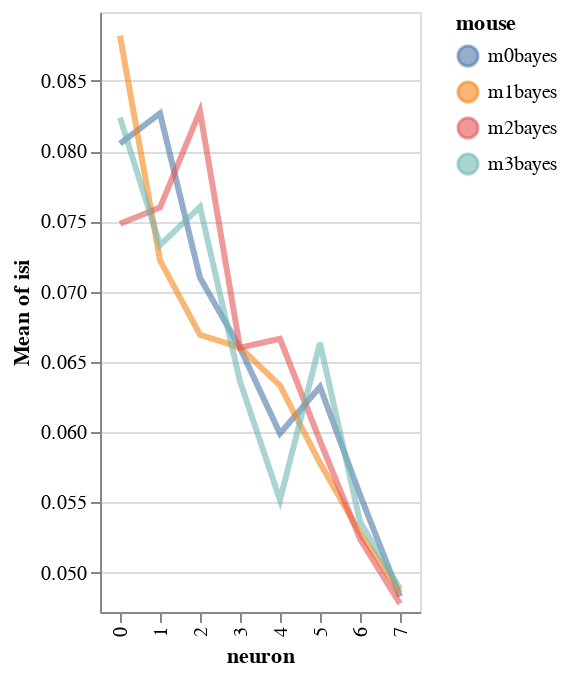

Write notebook code for a chart like this one.
### Markdown cell above
## Appendix: Elements of interactivity (WIP)

### Code cell
import altair as alt
y='isi'
color='mouse'
x='neuron'

base=alt.Chart(df).encode(
            x=x,
            color=f'{color}',
            y=alt.Y(f'mean({y})',
                    scale=alt.Scale(zero=False,
                                    domain=list(np.quantile(df[y], [.05, .95])))),
)
highlight = alt.selection(type='single', on='mouseover',
                          fields=[color], nearest=True)


lines=base.mark_line(clip=True, fill=None, opacity=.6, ).encode(
            size=alt.condition(~highlight, alt.value(1), alt.value(3))
        )
points = base.mark_circle().encode(
    opacity=alt.value(0),
    #axis=alt.Axis(labels=False, tickCount=0, title='')
).add_selection(
    highlight
)

lines+points

### Figure 1 — Vega-Lite specification as saved in the notebook (floating-point values rounded to 4 significant figures)
{"config": {"view": {"continuousWidth": 400, "continuousHeight": 300}}, "layer": [{"mark": {"type": "line", "clip": true, "fill": null, "opacity": 0.6}, "encoding": {"color": {"type": "nominal", "field": "mouse"}, "size": {"condition": {"value": 1, "selection": {"not": "selector001"}}, "value": 3}, "x": {"type": "nominal", "field": "neuron"}, "y": {"type": "quantitative", "aggregate": "mean", "field": "isi", "scale": {"domain": [0.0472, 0.0899], "zero": false}}}}, {"mark": "circle", "encoding": {"color": {"type": "nominal", "field": "mouse"}, "opacity": {"value": 0}, "x": {"type": "nominal", "field": "neuron"}, "y": {"type": "quantitative", "aggregate": "mean", "field": "isi", "scale": {"domain": [0.0472, 0.0899], "zero": false}}}, "selection": {"selector001": {"type": "single", "on": "mouseover", "fields": ["mouse"], "nearest": true}}}], "data": {"name": "data-3cbb7ec8b105a922507d0baf4f21a168"}, "$schema": "https://vega.github.io/schema/vega-lite/v4.8.1.json", "datasets": {"data-3cbb7ec8b105a922507d0baf4f21a168": [{"neuron_x_mouse": "m0bayes0", "i_trial": 0, "neuron": "0", "mouse_code": 0, "stim": 0, "neuron_code": 0, "mouse": "m0bayes", "log_firing_rate": 1.602, "Firing rate": 40.0, "firing_rate": 40.0, "i_spike": 36.0, "isi": 0.08925}, {"neuron_x_mouse": "m0bayes0", "i_trial": 0, "neuron": "0", "mouse_code": 0, "stim": 1, "neuron_code": 0, "mouse": "m0bayes", "log_firing_rate": 1.652, "Firing rate": 44.91, "firing_rate": 44.91, "i_spike": 47.0, "isi": 0.07221}, {"neuron_x_mouse": "m0bayes0", "i_trial": 1, "neuron": "0", "mouse_code": 0, "stim": 0, "neuron_code": 0, "mouse": "m0bayes", "log_firing_rate": 2.064, "Firing rate": 116.0, "firing_rate": 116.0, "i_spike": 46.5, "isi": 0.07455}, {"neuron_x_mouse": "m0bayes0", "i_trial": 1, "neuron": "0", "mouse_code": 0, "stim": 1, "neuron_code": 0, "mouse": "m0bayes", "log_firing_rate": 1.652, "Firing rate": 44.9, "firing_rate": 44.9, "i_spike": 40.5, "isi": 0.08613}, {"neuron_x_mouse": "m0bayes1", "i_trial": 0, "neuron": "1", "mouse_code": 0, "stim": 0, "neuron_code": 1, "mouse": "m0bayes", "log_firing_rate": 1.915, "Firing rate": 82.15, "firing_rate": 82.15, "i_spike": 45.5, "isi": 0.07359}, {"neuron_x_mouse": "m0bayes1", "i_trial": 0, "neuron": "1", "mouse_code": 0, "stim": 1, "neuron_code": 1, "mouse": "m0bayes", "log_firing_rate": 1.954, "Firing rate": 90.01, "firing_rate": 90.01, "i_spike": 44.5, "isi": 0.07718}, {"neuron_x_mouse": "m0bayes1", "i_trial": 1, "neuron": "1", "mouse_code": 0, "stim": 0, "neuron_code": 1, "mouse": "m0bayes", "log_firing_rate": 1.584, "Firing rate": 38.4, "firing_rate": 38.4, "i_spike": 42.0, "isi": 0.08247}, {"neuron_x_mouse": "m0bayes1", "i_trial": 1, "neuron": "1", "mouse_code": 0, "stim": 1, "neuron_code": 1, "mouse": "m0bayes", "log_firing_rate": 2.363, "Firing rate": 230.8, "firing_rate": 230.8, "i_spike": 35.5, "isi": 0.09748}, {"neuron_x_mouse": "m0bayes2", "i_trial": 0, "neuron": "2", "mouse_code": 0, "stim": 0, "neuron_code": 2, "mouse": "m0bayes", "log_firing_rate": 2.264, "Firing rate": 183.7, "firing_rate": 183.7, "i_spike": 44.5, "isi": 0.07937}, {"neuron_x_mouse": "m0bayes2", "i_trial": 0, "neuron": "2", "mouse_code": 0, "stim": 1, "neuron_code": 2, "mouse": "m0bayes", "log_firing_rate": 1.775, "Firing rate": 59.59, "firing_rate": 59.59, "i_spike": 49.0, "isi": 0.07132}, {"neuron_x_mouse": "m0bayes2", "i_trial": 1, "neuron": "2", "mouse_code": 0, "stim": 0, "neuron_code": 2, "mouse": "m0bayes", "log_firing_rate": 1.993, "Firing rate": 98.46, "firing_rate": 98.46, "i_spike": 51.5, "isi": 0.06713}, {"neuron_x_mouse": "m0bayes2", "i_trial": 1, "neuron": "2", "mouse_code": 0, "stim": 1, "neuron_code": 2, "mouse": "m0bayes", "log_firing_rate": 2.237, "Firing rate": 172.7, "firing_rate": 172.7, "i_spike": 51.5, "isi": 0.06613}, {"neuron_x_mouse": "m0bayes3", "i_trial": 0, "neuron": "3", "mouse_code": 0, "stim": 0, "neuron_code": 3, "mouse": "m0bayes", "log_firing_rate": 1.835, "Firing rate": 68.39, "firing_rate": 68.39, "i_spike": 48.0, "isi": 0.0714}, {"neuron_x_mouse": "m0bayes3", "i_trial": 0, "neuron": "3", "mouse_code": 0, "stim": 1, "neuron_code": 3, "mouse": "m0bayes", "log_firing_rate": 1.594, "Firing rate": 39.3, "firing_rate": 39.3, "i_spike": 44.0, "isi": 0.07986}, {"neuron_x_mouse": "m0bayes3", "i_trial": 1, "neuron": "3", "mouse_code": 0, "stim": 0, "neuron_code": 3, "mouse": "m0bayes", "log_firing_rate": 1.903, "Firing rate": 79.96, "firing_rate": 79.96, "i_spike": 54.5, "isi": 0.06327}, {"neuron_x_mouse": "m0bayes3", "i_trial": 1, "neuron": "3", "mouse_code": 0, "stim": 1, "neuron_code": 3, "mouse": "m0bayes", "log_firing_rate": 2.228, "Firing rate": 169.0, "firing_rate": 169.0, "i_spike": 68.5, "isi": 0.04942}, {"neuron_x_mouse": "m0bayes4", "i_trial": 0, "neuron": "4", "mouse_code": 0, "stim": 0, "neuron_code": 4, "mouse": "m0bayes", "log_firing_rate": 2.476, "Firing rate": 299.2, "firing_rate": 299.2, "i_spike": 56.5, "isi": 0.06154}, {"neuron_x_mouse": "m0bayes4", "i_trial": 0, "neuron": "4", "mouse_code": 0, "stim": 1, "neuron_code": 4, "mouse": "m0bayes", "log_firing_rate": 2.233, "Firing rate": 171.0, "firing_rate": 171.0, "i_spike": 65.5, "isi": 0.05338}, {"neuron_x_mouse": "m0bayes4", "i_trial": 1, "neuron": "4", "mouse_code": 0, "stim": 0, "neuron_code": 4, "mouse": "m0bayes", "log_firing_rate": 2.099, "Firing rate": 125.6, "firing_rate": 125.6, "i_spike": 54.0, "isi": 0.06313}, {"neuron_x_mouse": "m0bayes4", "i_trial": 1, "neuron": "4", "mouse_code": 0, "stim": 1, "neuron_code": 4, "mouse": "m0bayes", "log_firing_rate": 5.922, "Firing rate": 836200.0, "firing_rate": 836200.0, "i_spike": 55.5, "isi": 0.06156}, {"neuron_x_mouse": "m0bayes5", "i_trial": 0, "neuron": "5", "mouse_code": 0, "stim": 0, "neuron_code": 5, "mouse": "m0bayes", "log_firing_rate": 1.7, "Firing rate": 50.17, "firing_rate": 50.17, "i_spike": 46.5, "isi": 0.07445}, {"neuron_x_mouse": "m0bayes5", "i_trial": 0, "neuron": "5", "mouse_code": 0, "stim": 1, "neuron_code": 5, "mouse": "m0bayes", "log_firing_rate": 2.473, "Firing rate": 297.2, "firing_rate": 297.2, "i_spike": 67.0, "isi": 0.04916}, {"neuron_x_mouse": "m0bayes5", "i_trial": 1, "neuron": "5", "mouse_code": 0, "stim": 0, "neuron_code": 5, "mouse": "m0bayes", "log_firing_rate": 1.839, "Firing rate": 68.97, "firing_rate": 68.97, "i_spike": 54.0, "isi": 0.06407}, {"neuron_x_mouse": "m0bayes5", "i_trial": 1, "neuron": "5", "mouse_code": 0, "stim": 1, "neuron_code": 5, "mouse": "m0bayes", "log_firing_rate": 1.888, "Firing rate": 77.22, "firing_rate": 77.22, "i_spike": 52.5, "isi": 0.06521}, {"neuron_x_mouse": "m0bayes6", "i_trial": 0, "neuron": "6", "mouse_code": 0, "stim": 0, "neuron_code": 6, "mouse": "m0bayes", "log_firing_rate": 2.713, "Firing rate": 516.5, "firing_rate": 516.5, "i_spike": 74.5, "isi": 0.04693}, {"neuron_x_mouse": "m0bayes6", "i_trial": 0, "neuron": "6", "mouse_code": 0, "stim": 1, "neuron_code": 6, "mouse": "m0bayes", "log_firing_rate": 2.147, "Firing rate": 140.2, "firing_rate": 140.2, "i_spike": 65.5, "isi": 0.0529}, {"neuron_x_mouse": "m0bayes6", "i_trial": 1, "neuron": "6", "mouse_code": 0, "stim": 0, "neuron_code": 6, "mouse": "m0bayes", "log_firing_rate": 2.14, "Firing rate": 138.2, "firing_rate": 138.2, "i_spike": 54.0, "isi": 0.06317}, {"neuron_x_mouse": "m0bayes6", "i_trial": 1, "neuron": "6", "mouse_code": 0, "stim": 1, "neuron_code": 6, "mouse": "m0bayes", "log_firing_rate": 1.664, "Firing rate": 46.15, "firing_rate": 46.15, "i_spike": 57.5, "isi": 0.05916}, {"neuron_x_mouse": "m0bayes7", "i_trial": 0, "neuron": "7", "mouse_code": 0, "stim": 0, "neuron_code": 7, "mouse": "m0bayes", "log_firing_rate": 1.901, "Firing rate": 79.71, "firing_rate": 79.71, "i_spike": 80.0, "isi": 0.04393}, {"neuron_x_mouse": "m0bayes7", "i_trial": 0, "neuron": "7", "mouse_code": 0, "stim": 1, "neuron_code": 7, "mouse": "m0bayes", "log_firing_rate": 1.846, "Firing rate": 70.17, "firing_rate": 70.17, "i_spike": 68.0, "isi": 0.05157}, {"neuron_x_mouse": "m0bayes7", "i_trial": 1, "neuron": "7", "mouse_code": 0, "stim": 0, "neuron_code": 7, "mouse": "m0bayes", "log_firing_rate": 2.026, "Firing rate": 106.3, "firing_rate": 106.3, "i_spike": 67.5, "isi": 0.05115}, {"neuron_x_mouse": "m0bayes7", "i_trial": 1, "neuron": "7", "mouse_code": 0, "stim": 1, "neuron_code": 7, "mouse": "m0bayes", "log_firing_rate": 1.997, "Firing rate": 99.28, "firing_rate": 99.28, "i_spike": 75.0, "isi": 0.04653}, {"neuron_x_mouse": "m1bayes0", "i_trial": 0, "neuron": "0", "mouse_code": 1, "stim": 0, "neuron_code": 8, "mouse": "m1bayes", "log_firing_rate": 1.476, "Firing rate": 29.91, "firing_rate": 29.91, "i_spike": 32.5, "isi": 0.1082}, {"neuron_x_mouse": "m1bayes0", "i_trial": 0, "neuron": "0", "mouse_code": 1, "stim": 1, "neuron_code": 8, "mouse": "m1bayes", "log_firing_rate": 2.028, "Firing rate": 106.6, "firing_rate": 106.6, "i_spike": 37.0, "isi": 0.09522}, {"neuron_x_mouse": "m1bayes0", "i_trial": 1, "neuron": "0", "mouse_code": 1, "stim": 0, "neuron_code": 8, "mouse": "m1bayes", "log_firing_rate": 1.964, "Firing rate": 92.15, "firing_rate": 92.15, "i_spike": 42.0, "isi": 0.08311}, {"neuron_x_mouse": "m1bayes0", "i_trial": 1, "neuron": "0", "mouse_code": 1, "stim": 1, "neuron_code": 8, "mouse": "m1bayes", "log_firing_rate": 1.906, "Firing rate": 80.49, "firing_rate": 80.49, "i_spike": 52.5, "isi": 0.06629}, {"neuron_x_mouse": "m1bayes1", "i_trial": 0, "neuron": "1", "mouse_code": 1, "stim": 0, "neuron_code": 9, "mouse": "m1bayes", "log_firing_rate": 1.694, "Firing rate": 49.4, "firing_rate": 49.4, "i_spike": 46.0, "isi": 0.07611}, {"neuron_x_mouse": "m1bayes1", "i_trial": 0, "neuron": "1", "mouse_code": 1, "stim": 1, "neuron_code": 9, "mouse": "m1bayes", "log_firing_rate": 2.066, "Firing rate": 116.4, "firing_rate": 116.4, "i_spike": 48.5, "isi": 0.0718}, {"neuron_x_mouse": "m1bayes1", "i_trial": 1, "neuron": "1", "mouse_code": 1, "stim": 0, "neuron_code": 9, "mouse": "m1bayes", "log_firing_rate": 1.899, "Firing rate": 79.2, "firing_rate": 79.2, "i_spike": 60.5, "isi": 0.05773}, {"neuron_x_mouse": "m1bayes1", "i_trial": 1, "neuron": "1", "mouse_code": 1, "stim": 1, "neuron_code": 9, "mouse": "m1bayes", "log_firing_rate": 1.749, "Firing rate": 56.05, "firing_rate": 56.05, "i_spike": 39.5, "isi": 0.08326}, {"neuron_x_mouse": "m1bayes2", "i_trial": 0, "neuron": "2", "mouse_code": 1, "stim": 0, "neuron_code": 10, "mouse": "m1bayes", "log_firing_rate": 2.775, "Firing rate": 595.1, "firing_rate": 595.1, "i_spike": 46.5, "isi": 0.07307}, {"neuron_x_mouse": "m1bayes2", "i_trial": 0, "neuron": "2", "mouse_code": 1, "stim": 1, "neuron_code": 10, "mouse": "m1bayes", "log_firing_rate": 1.75, "Firing rate": 56.19, "firing_rate": 56.19, "i_spike": 49.0, "isi": 0.06893}, {"neuron_x_mouse": "m1bayes2", "i_trial": 1, "neuron": "2", "mouse_code": 1, "stim": 0, "neuron_code": 10, "mouse": "m1bayes", "log_firing_rate": 3.196, "Firing rate": 1570.0, "firing_rate": 1570.0, "i_spike": 54.5, "isi": 0.061}, {"neuron_x_mouse": "m1bayes2", "i_trial": 1, "neuron": "2", "mouse_code": 1, "stim": 1, "neuron_code": 10, "mouse": "m1bayes", "log_firing_rate": 1.832, "Firing rate": 67.86, "firing_rate": 67.86, "i_spike": 52.5, "isi": 0.06472}, {"neuron_x_mouse": "m1bayes3", "i_trial": 0, "neuron": "3", "mouse_code": 1, "stim": 0, "neuron_code": 11, "mouse": "m1bayes", "log_firing_rate": 1.827, "Firing rate": 67.21, "firing_rate": 67.21, "i_spike": 51.5, "isi": 0.06683}, {"neuron_x_mouse": "m1bayes3", "i_trial": 0, "neuron": "3", "mouse_code": 1, "stim": 1, "neuron_code": 11, "mouse": "m1bayes", "log_firing_rate": 1.951, "Firing rate": 89.25, "firing_rate": 89.25, "i_spike": 61.0, "isi": 0.05589}, {"neuron_x_mouse": "m1bayes3", "i_trial": 1, "neuron": "3", "mouse_code": 1, "stim": 0, "neuron_code": 11, "mouse": "m1bayes", "log_firing_rate": 1.725, "Firing rate": 53.07, "firing_rate": 53.07, "i_spike": 42.0, "isi": 0.08135}, {"neuron_x_mouse": "m1bayes3", "i_trial": 1, "neuron": "3", "mouse_code": 1, "stim": 1, "neuron_code": 11, "mouse": "m1bayes", "log_firing_rate": 2.12, "Firing rate": 131.7, "firing_rate": 131.7, "i_spike": 56.5, "isi": 0.06005}, {"neuron_x_mouse": "m1bayes4", "i_trial": 0, "neuron": "4", "mouse_code": 1, "stim": 0, "neuron_code": 12, "mouse": "m1bayes", "log_firing_rate": 1.796, "Firing rate": 62.49, "firing_rate": 62.49, "i_spike": 50.0, "isi": 0.07}, {"neuron_x_mouse": "m1bayes4", "i_trial": 0, "neuron": "4", "mouse_code": 1, "stim": 1, "neuron_code": 12, "mouse": "m1bayes", "log_firing_rate": 1.82, "Firing rate": 66.05, "firing_rate": 66.05, "i_spike": 53.0, "isi": 0.06576}, {"neuron_x_mouse": "m1bayes4", "i_trial": 1, "neuron": "4", "mouse_code": 1, "stim": 0, "neuron_code": 12, "mouse": "m1bayes", "log_firing_rate": 1.912, "Firing rate": 81.65, "firing_rate": 81.65, "i_spike": 55.0, "isi": 0.06381}, {"neuron_x_mouse": "m1bayes4", "i_trial": 1, "neuron": "4", "mouse_code": 1, "stim": 1, "neuron_code": 12, "mouse": "m1bayes", "log_firing_rate": 1.962, "Firing rate": 91.72, "firing_rate": 91.72, "i_spike": 65.5, "isi": 0.0537}, {"neuron_x_mouse": "m1bayes5", "i_trial": 0, "neuron": "5", "mouse_code": 1, "stim": 0, "neuron_code": 13, "mouse": "m1bayes", "log_firing_rate": 2.009, "Firing rate": 102.1, "firing_rate": 102.1, "i_spike": 65.5, "isi": 0.053}, {"neuron_x_mouse": "m1bayes5", "i_trial": 0, "neuron": "5", "mouse_code": 1, "stim": 1, "neuron_code": 13, "mouse": "m1bayes", "log_firing_rate": 1.984, "Firing rate": 96.36, "firing_rate": 96.36, "i_spike": 70.0, "isi": 0.05006}, {"neuron_x_mouse": "m1bayes5", "i_trial": 1, "neuron": "5", "mouse_code": 1, "stim": 0, "neuron_code": 13, "mouse": "m1bayes", "log_firing_rate": 1.761, "Firing rate": 57.68, "firing_rate": 57.68, "i_spike": 61.5, "isi": 0.05594}, {"neuron_x_mouse": "m1bayes5", "i_trial": 1, "neuron": "5", "mouse_code": 1, "stim": 1, "neuron_code": 13, "mouse": "m1bayes", "log_firing_rate": 1.822, "Firing rate": 66.34, "firing_rate": 66.34, "i_spike": 48.5, "isi": 0.07219}, {"neuron_x_mouse": "m1bayes6", "i_trial": 0, "neuron": "6", "mouse_code": 1, "stim": 0, "neuron_code": 14, "mouse": "m1bayes", "log_firing_rate": 1.881, "Firing rate": 76.07, "firing_rate": 76.07, "i_spike": 71.5, "isi": 0.04895}, {"neuron_x_mouse": "m1bayes6", "i_trial": 0, "neuron": "6", "mouse_code": 1, "stim": 1, "neuron_code": 14, "mouse": "m1bayes", "log_firing_rate": 1.958, "Firing rate": 90.77, "firing_rate": 90.77, "i_spike": 57.5, "isi": 0.06063}, {"neuron_x_mouse": "m1bayes6", "i_trial": 1, "neuron": "6", "mouse_code": 1, "stim": 0, "neuron_code": 14, "mouse": "m1bayes", "log_firing_rate": 2.194, "Firing rate": 156.5, "firing_rate": 156.5, "i_spike": 71.5, "isi": 0.04869}, {"neuron_x_mouse": "m1bayes6", "i_trial": 1, "neuron": "6", "mouse_code": 1, "stim": 1, "neuron_code": 14, "mouse": "m1bayes", "log_firing_rate": 2.243, "Firing rate": 174.9, "firing_rate": 174.9, "i_spike": 66.0, "isi": 0.05305}, {"neuron_x_mouse": "m1bayes7", "i_trial": 0, "neuron": "7", "mouse_code": 1, "stim": 0, "neuron_code": 15, "mouse": "m1bayes", "log_firing_rate": 2.624, "Firing rate": 420.8, "firing_rate": 420.8, "i_spike": 69.5, "isi": 0.05065}, {"neuron_x_mouse": "m1bayes7", "i_trial": 0, "neuron": "7", "mouse_code": 1, "stim": 1, "neuron_code": 15, "mouse": "m1bayes", "log_firing_rate": 1.96, "Firing rate": 91.15, "firing_rate": 91.15, "i_spike": 70.0, "isi": 0.0487}, {"neuron_x_mouse": "m1bayes7", "i_trial": 1, "neuron": "7", "mouse_code": 1, "stim": 0, "neuron_code": 15, "mouse": "m1bayes", "log_firing_rate": 2.214, "Firing rate": 163.6, "firing_rate": 163.6, "i_spike": 64.0, "isi": 0.05325}, {"neuron_x_mouse": "m1bayes7", "i_trial": 1, "neuron": "7", "mouse_code": 1, "stim": 1, "neuron_code": 15, "mouse": "m1bayes", "log_firing_rate": 2.319, "Firing rate": 208.5, "firing_rate": 208.5, "i_spike": 82.0, "isi": 0.04178}, {"neuron_x_mouse": "m2bayes0", "i_trial": 0, "neuron": "0", "mouse_code": 2, "stim": 0, "neuron_code": 16, "mouse": "m2bayes", "log_firing_rate": 2.128, "Firing rate": 134.4, "firing_rate": 134.4, "i_spike": 49.0, "isi": 0.07101}, {"neuron_x_mouse": "m2bayes0", "i_trial": 0, "neuron": "0", "mouse_code": 2, "stim": 1, "neuron_code": 16, "mouse": "m2bayes", "log_firing_rate": 3.446, "Firing rate": 2792.0, "firing_rate": 2792.0, "i_spike": 47.5, "isi": 0.07316}, {"neuron_x_mouse": "m2bayes0", "i_trial": 1, "neuron": "0", "mouse_code": 2, "stim": 0, "neuron_code": 16, "mouse": "m2bayes", "log_firing_rate": 1.786, "Firing rate": 61.15, "firing_rate": 61.15, "i_spike": 39.5, "isi": 0.08889}, {"neuron_x_mouse": "m2bayes0", "i_trial": 1, "neuron": "0", "mouse_code": 2, "stim": 1, "neuron_code": 16, "mouse": "m2bayes", "log_firing_rate": 1.786, "Firing rate": 61.03, "firing_rate": 61.03, "i_spike": 53.0, "isi": 0.06623}, {"neuron_x_mouse": "m2bayes1", "i_trial": 0, "neuron": "1", "mouse_code": 2, "stim": 0, "neuron_code": 17, "mouse": "m2bayes", "log_firing_rate": 2.033, "Firing rate": 108.0, "firing_rate": 108.0, "i_spike": 56.5, "isi": 0.06173}, {"neuron_x_mouse": "m2bayes1", "i_trial": 0, "neuron": "1", "mouse_code": 2, "stim": 1, "neuron_code": 17, "mouse": "m2bayes", "log_firing_rate": 1.931, "Firing rate": 85.36, "firing_rate": 85.36, "i_spike": 44.5, "isi": 0.07576}, {"neuron_x_mouse": "m2bayes1", "i_trial": 1, "neuron": "1", "mouse_code": 2, "stim": 0, "neuron_code": 17, "mouse": "m2bayes", "log_firing_rate": 1.867, "Firing rate": 73.69, "firing_rate": 73.69, "i_spike": 34.5, "isi": 0.1011}, {"neuron_x_mouse": "m2bayes1", "i_trial": 1, "neuron": "1", "mouse_code": 2, "stim": 1, "neuron_code": 17, "mouse": "m2bayes", "log_firing_rate": 2.071, "Firing rate": 117.8, "firing_rate": 117.8, "i_spike": 54.0, "isi": 0.06533}, {"neuron_x_mouse": "m2bayes2", "i_trial": 0, "neuron": "2", "mouse_code": 2, "stim": 0, "neuron_code": 18, "mouse": "m2bayes", "log_firing_rate": 1.536, "Firing rate": 34.33, "firing_rate": 34.33, "i_spike": 30.0, "isi": 0.1168}, {"neuron_x_mouse": "m2bayes2", "i_trial": 0, "neuron": "2", "mouse_code": 2, "stim": 1, "neuron_code": 18, "mouse": "m2bayes", "log_firing_rate": 1.621, "Firing rate": 41.8, "firing_rate": 41.8, "i_spike": 52.0, "isi": 0.06581}, {"neuron_x_mouse": "m2bayes2", "i_trial": 1, "neuron": "2", "mouse_code": 2, "stim": 0, "neuron_code": 18, "mouse": "m2bayes", "log_firing_rate": 1.902, "Firing rate": 79.84, "firing_rate": 79.84, "i_spike": 39.0, "isi": 0.09025}, {"neuron_x_mouse": "m2bayes2", "i_trial": 1, "neuron": "2", "mouse_code": 2, "stim": 1, "neuron_code": 18, "mouse": "m2bayes", "log_firing_rate": 2.045, "Firing rate": 111.0, "firing_rate": 111.0, "i_spike": 59.0, "isi": 0.05851}, {"neuron_x_mouse": "m2bayes3", "i_trial": 0, "neuron": "3", "mouse_code": 2, "stim": 0, "neuron_code": 19, "mouse": "m2bayes", "log_firing_rate": 2.064, "Firing rate": 115.8, "firing_rate": 115.8, "i_spike": 46.0, "isi": 0.07568}, {"neuron_x_mouse": "m2bayes3", "i_trial": 0, "neuron": "3", "mouse_code": 2, "stim": 1, "neuron_code": 19, "mouse": "m2bayes", "log_firing_rate": 1.763, "Firing rate": 57.94, "firing_rate": 57.94, "i_spike": 64.0, "isi": 0.0545}, {"neuron_x_mouse": "m2bayes3", "i_trial": 1, "neuron": "3", "mouse_code": 2, "stim": 0, "neuron_code": 19, "mouse": "m2bayes", "log_firing_rate": 1.967, "Firing rate": 92.74, "firing_rate": 92.74, "i_spike": 57.5, "isi": 0.06115}, {"neuron_x_mouse": "m2bayes3", "i_trial": 1, "neuron": "3", "mouse_code": 2, "stim": 1, "neuron_code": 19, "mouse": "m2bayes", "log_firing_rate": 1.847, "Firing rate": 70.35, "firing_rate": 70.35, "i_spike": 47.0, "isi": 0.07271}, {"neuron_x_mouse": "m2bayes4", "i_trial": 0, "neuron": "4", "mouse_code": 2, "stim": 0, "neuron_code": 20, "mouse": "m2bayes", "log_firing_rate": 1.681, "Firing rate": 47.93, "firing_rate": 47.93, "i_spike": 46.0, "isi": 0.07573}, {"neuron_x_mouse": "m2bayes4", "i_trial": 0, "neuron": "4", "mouse_code": 2, "stim": 1, "neuron_code": 20, "mouse": "m2bayes", "log_firing_rate": 1.827, "Firing rate": 67.11, "firing_rate": 67.11, "i_spike": 48.5, "isi": 0.07108}, {"neuron_x_mouse": "m2bayes4", "i_trial": 1, "neuron": "4", "mouse_code": 2, "stim": 0, "neuron_code": 20, "mouse": "m2bayes", "log_firing_rate": 1.99, "Firing rate": 97.7, "firing_rate": 97.7, "i_spike": 55.0, "isi": 0.06301}, {"neuron_x_mouse": "m2bayes4", "i_trial": 1, "neuron": "4", "mouse_code": 2, "stim": 1, "neuron_code": 20, "mouse": "m2bayes", "log_firing_rate": 2.435, "Firing rate": 272.1, "firing_rate": 272.1, "i_spike": 61.0, "isi": 0.05676}, {"neuron_x_mouse": "m2bayes5", "i_trial": 0, "neuron": "5", "mouse_code": 2, "stim": 0, "neuron_code": 21, "mouse": "m2bayes", "log_firing_rate": 2.515, "Firing rate": 327.3, "firing_rate": 327.3, "i_spike": 59.0, "isi": 0.05908}, {"neuron_x_mouse": "m2bayes5", "i_trial": 0, "neuron": "5", "mouse_code": 2, "stim": 1, "neuron_code": 21, "mouse": "m2bayes", "log_firing_rate": 1.934, "Firing rate": 85.97, "firing_rate": 85.97, "i_spike": 62.0, "isi": 0.05602}, {"neuron_x_mouse": "m2bayes5", "i_trial": 1, "neuron": "5", "mouse_code": 2, "stim": 0, "neuron_code": 21, "mouse": "m2bayes", "log_firing_rate": 2.156, "Firing rate": 143.3, "firing_rate": 143.3, "i_spike": 52.5, "isi": 0.0652}, {"neuron_x_mouse": "m2bayes5", "i_trial": 1, "neuron": "5", "mouse_code": 2, "stim": 1, "neuron_code": 21, "mouse": "m2bayes", "log_firing_rate": 2.486, "Firing rate": 306.3, "firing_rate": 306.3, "i_spike": 61.5, "isi": 0.05723}, {"neuron_x_mouse": "m2bayes6", "i_trial": 0, "neuron": "6", "mouse_code": 2, "stim": 0, "neuron_code": 22, "mouse": "m2bayes", "log_firing_rate": 2.02, "Firing rate": 104.7, "firing_rate": 104.7, "i_spike": 72.0, "isi": 0.04871}, {"neuron_x_mouse": "m2bayes6", "i_trial": 0, "neuron": "6", "mouse_code": 2, "stim": 1, "neuron_code": 22, "mouse": "m2bayes", "log_firing_rate": 1.945, "Firing rate": 88.05, "firing_rate": 88.05, "i_spike": 58.5, "isi": 0.0597}, {"neuron_x_mouse": "m2bayes6", "i_trial": 1, "neuron": "6", "mouse_code": 2, "stim": 0, "neuron_code": 22, "mouse": "m2bayes", "log_firing_rate": 2.044, "Firing rate": 110.7, "firing_rate": 110.7, "i_spike": 67.5, "isi": 0.05063}, {"neuron_x_mouse": "m2bayes6", "i_trial": 1, "neuron": "6", "mouse_code": 2, "stim": 1, "neuron_code": 22, "mouse": "m2bayes", "log_firing_rate": 1.926, "Firing rate": 84.24, "firing_rate": 84.24, "i_spike": 69.0, "isi": 0.05057}, {"neuron_x_mouse": "m2bayes7", "i_trial": 0, "neuron": "7", "mouse_code": 2, "stim": 0, "neuron_code": 23, "mouse": "m2bayes", "log_firing_rate": 2.038, "Firing rate": 109.1, "firing_rate": 109.1, "i_spike": 66.5, "isi": 0.05229}, {"neuron_x_mouse": "m2bayes7", "i_trial": 0, "neuron": "7", "mouse_code": 2, "stim": 1, "neuron_code": 23, "mouse": "m2bayes", "log_firing_rate": 2.538, "Firing rate": 345.1, "firing_rate": 345.1, "i_spike": 72.5, "isi": 0.0483}, {"neuron_x_mouse": "m2bayes7", "i_trial": 1, "neuron": "7", "mouse_code": 2, "stim": 0, "neuron_code": 23, "mouse": "m2bayes", "log_firing_rate": 2.116, "Firing rate": 130.8, "firing_rate": 130.8, "i_spike": 82.0, "isi": 0.04271}, {"neuron_x_mouse": "m2bayes7", "i_trial": 1, "neuron": "7", "mouse_code": 2, "stim": 1, "neuron_code": 23, "mouse": "m2bayes", "log_firing_rate": 2.06, "Firing rate": 114.9, "firing_rate": 114.9, "i_spike": 72.0, "isi": 0.0479}, {"neuron_x_mouse": "m3bayes0", "i_trial": 0, "neuron": "0", "mouse_code": 3, "stim": 0, "neuron_code": 24, "mouse": "m3bayes", "log_firing_rate": 1.774, "Firing rate": 59.43, "firing_rate": 59.43, "i_spike": 49.0, "isi": 0.07197}, {"neuron_x_mouse": "m3bayes0", "i_trial": 0, "neuron": "0", "mouse_code": 3, "stim": 1, "neuron_code": 24, "mouse": "m3bayes", "log_firing_rate": 1.784, "Firing rate": 60.79, "firing_rate": 60.79, "i_spike": 53.0, "isi": 0.06446}, {"neuron_x_mouse": "m3bayes0", "i_trial": 1, "neuron": "0", "mouse_code": 3, "stim": 0, "neuron_code": 24, "mouse": "m3bayes", "log_firing_rate": 1.535, "Firing rate": 34.3, "firing_rate": 34.3, "i_spike": 30.0, "isi": 0.118}, {"neuron_x_mouse": "m3bayes0", "i_trial": 1, "neuron": "0", "mouse_code": 3, "stim": 1, "neuron_code": 24, "mouse": "m3bayes", "log_firing_rate": 2.006, "Firing rate": 101.4, "firing_rate": 101.4, "i_spike": 46.5, "isi": 0.07511}, {"neuron_x_mouse": "m3bayes1", "i_trial": 0, "neuron": "1", "mouse_code": 3, "stim": 0, "neuron_code": 25, "mouse": "m3bayes", "log_firing_rate": 1.792, "Firing rate": 61.96, "firing_rate": 61.96, "i_spike": 54.5, "isi": 0.06408}, {"neuron_x_mouse": "m3bayes1", "i_trial": 0, "neuron": "1", "mouse_code": 3, "stim": 1, "neuron_code": 25, "mouse": "m3bayes", "log_firing_rate": 2.285, "Firing rate": 192.6, "firing_rate": 192.6, "i_spike": 53.5, "isi": 0.06477}, {"neuron_x_mouse": "m3bayes1", "i_trial": 1, "neuron": "1", "mouse_code": 3, "stim": 0, "neuron_code": 25, "mouse": "m3bayes", "log_firing_rate": 1.853, "Firing rate": 71.28, "firing_rate": 71.28, "i_spike": 42.0, "isi": 0.08319}, {"neuron_x_mouse": "m3bayes1", "i_trial": 1, "neuron": "1", "mouse_code": 3, "stim": 1, "neuron_code": 25, "mouse": "m3bayes", "log_firing_rate": 1.585, "Firing rate": 38.48, "firing_rate": 38.48, "i_spike": 42.0, "isi": 0.08121}, {"neuron_x_mouse": "m3bayes2", "i_trial": 0, "neuron": "2", "mouse_code": 3, "stim": 0, "neuron_code": 26, "mouse": "m3bayes", "log_firing_rate": 2.096, "Firing rate": 124.7, "firing_rate": 124.7, "i_spike": 47.5, "isi": 0.07226}, {"neuron_x_mouse": "m3bayes2", "i_trial": 0, "neuron": "2", "mouse_code": 3, "stim": 1, "neuron_code": 26, "mouse": "m3bayes", "log_firing_rate": 1.881, "Firing rate": 76.1, "firing_rate": 76.1, "i_spike": 50.0, "isi": 0.06821}, {"neuron_x_mouse": "m3bayes2", "i_trial": 1, "neuron": "2", "mouse_code": 3, "stim": 0, "neuron_code": 26, "mouse": "m3bayes", "log_firing_rate": 1.692, "Firing rate": 49.17, "firing_rate": 49.17, "i_spike": 40.5, "isi": 0.08687}, {"neuron_x_mouse": "m3bayes2", "i_trial": 1, "neuron": "2", "mouse_code": 3, "stim": 1, "neuron_code": 26, "mouse": "m3bayes", "log_firing_rate": 1.813, "Firing rate": 65.01, "firing_rate": 65.01, "i_spike": 44.5, "isi": 0.07676}, {"neuron_x_mouse": "m3bayes3", "i_trial": 0, "neuron": "3", "mouse_code": 3, "stim": 0, "neuron_code": 27, "mouse": "m3bayes", "log_firing_rate": 1.708, "Firing rate": 51.08, "firing_rate": 51.08, "i_spike": 53.5, "isi": 0.06576}, {"neuron_x_mouse": "m3bayes3", "i_trial": 0, "neuron": "3", "mouse_code": 3, "stim": 1, "neuron_code": 27, "mouse": "m3bayes", "log_firing_rate": 1.781, "Firing rate": 60.33, "firing_rate": 60.33, "i_spike": 60.5, "isi": 0.05689}, {"neuron_x_mouse": "m3bayes3", "i_trial": 1, "neuron": "3", "mouse_code": 3, "stim": 0, "neuron_code": 27, "mouse": "m3bayes", "log_firing_rate": 2.115, "Firing rate": 130.5, "firing_rate": 130.5, "i_spike": 50.5, "isi": 0.06889}, {"neuron_x_mouse": "m3bayes3", "i_trial": 1, "neuron": "3", "mouse_code": 3, "stim": 1, "neuron_code": 27, "mouse": "m3bayes", "log_firing_rate": 1.693, "Firing rate": 49.3, "firing_rate": 49.3, "i_spike": 56.0, "isi": 0.06286}, {"neuron_x_mouse": "m3bayes4", "i_trial": 0, "neuron": "4", "mouse_code": 3, "stim": 0, "neuron_code": 28, "mouse": "m3bayes", "log_firing_rate": 2.06, "Firing rate": 114.7, "firing_rate": 114.7, "i_spike": 61.5, "isi": 0.05729}, {"neuron_x_mouse": "m3bayes4", "i_trial": 0, "neuron": "4", "mouse_code": 3, "stim": 1, "neuron_code": 28, "mouse": "m3bayes", "log_firing_rate": 3.074, "Firing rate": 1185.0, "firing_rate": 1185.0, "i_spike": 58.5, "isi": 0.0599}, {"neuron_x_mouse": "m3bayes4", "i_trial": 1, "neuron": "4", "mouse_code": 3, "stim": 0, "neuron_code": 28, "mouse": "m3bayes", "log_firing_rate": 1.962, "Firing rate": 91.62, "firing_rate": 91.62, "i_spike": 65.5, "isi": 0.05371}, {"neuron_x_mouse": "m3bayes4", "i_trial": 1, "neuron": "4", "mouse_code": 3, "stim": 1, "neuron_code": 28, "mouse": "m3bayes", "log_firing_rate": 2.131, "Firing rate": 135.2, "firing_rate": 135.2, "i_spike": 70.0, "isi": 0.04979}, {"neuron_x_mouse": "m3bayes5", "i_trial": 0, "neuron": "5", "mouse_code": 3, "stim": 0, "neuron_code": 29, "mouse": "m3bayes", "log_firing_rate": 2.058, "Firing rate": 114.4, "firing_rate": 114.4, "i_spike": 54.5, "isi": 0.06439}, {"neuron_x_mouse": "m3bayes5", "i_trial": 0, "neuron": "5", "mouse_code": 3, "stim": 1, "neuron_code": 29, "mouse": "m3bayes", "log_firing_rate": 1.93, "Firing rate": 85.18, "firing_rate": 85.18, "i_spike": 43.0, "isi": 0.08108}, {"neuron_x_mouse": "m3bayes5", "i_trial": 1, "neuron": "5", "mouse_code": 3, "stim": 0, "neuron_code": 29, "mouse": "m3bayes", "log_firing_rate": 2.35, "Firing rate": 223.7, "firing_rate": 223.7, "i_spike": 61.0, "isi": 0.05745}, {"neuron_x_mouse": "m3bayes5", "i_trial": 1, "neuron": "5", "mouse_code": 3, "stim": 1, "neuron_code": 29, "mouse": "m3bayes", "log_firing_rate": 1.826, "Firing rate": 67.04, "firing_rate": 67.04, "i_spike": 56.0, "isi": 0.06245}, {"neuron_x_mouse": "m3bayes6", "i_trial": 0, "neuron": "6", "mouse_code": 3, "stim": 0, "neuron_code": 30, "mouse": "m3bayes", "log_firing_rate": 1.896, "Firing rate": 78.67, "firing_rate": 78.67, "i_spike": 63.0, "isi": 0.05538}, {"neuron_x_mouse": "m3bayes6", "i_trial": 0, "neuron": "6", "mouse_code": 3, "stim": 1, "neuron_code": 30, "mouse": "m3bayes", "log_firing_rate": 2.054, "Firing rate": 113.4, "firing_rate": 113.4, "i_spike": 66.5, "isi": 0.05272}, {"neuron_x_mouse": "m3bayes6", "i_trial": 1, "neuron": "6", "mouse_code": 3, "stim": 0, "neuron_code": 30, "mouse": "m3bayes", "log_firing_rate": 2.696, "Firing rate": 496.6, "firing_rate": 496.6, "i_spike": 59.0, "isi": 0.05872}, {"neuron_x_mouse": "m3bayes6", "i_trial": 1, "neuron": "6", "mouse_code": 3, "stim": 1, "neuron_code": 30, "mouse": "m3bayes", "log_firing_rate": 2.827, "Firing rate": 671.0, "firing_rate": 671.0, "i_spike": 73.0, "isi": 0.0477}, {"neuron_x_mouse": "m3bayes7", "i_trial": 0, "neuron": "7", "mouse_code": 3, "stim": 0, "neuron_code": 31, "mouse": "m3bayes", "log_firing_rate": 1.93, "Firing rate": 85.08, "firing_rate": 85.08, "i_spike": 78.5, "isi": 0.0444}, {"neuron_x_mouse": "m3bayes7", "i_trial": 0, "neuron": "7", "mouse_code": 3, "stim": 1, "neuron_code": 31, "mouse": "m3bayes", "log_firing_rate": 1.903, "Firing rate": 79.9, "firing_rate": 79.9, "i_spike": 68.5, "isi": 0.05098}, {"neuron_x_mouse": "m3bayes7", "i_trial": 1, "neuron": "7", "mouse_code": 3, "stim": 0, "neuron_code": 31, "mouse": "m3bayes", "log_firing_rate": 2.083, "Firing rate": 121.1, "firing_rate": 121.1, "i_spike": 77.5, "isi": 0.04498}, {"neuron_x_mouse": "m3bayes7", "i_trial": 1, "neuron": "7", "mouse_code": 3, "stim": 1, "neuron_code": 31, "mouse": "m3bayes", "log_firing_rate": 1.942, "Firing rate": 87.44, "firing_rate": 87.44, "i_spike": 63.5, "isi": 0.05499}]}}
